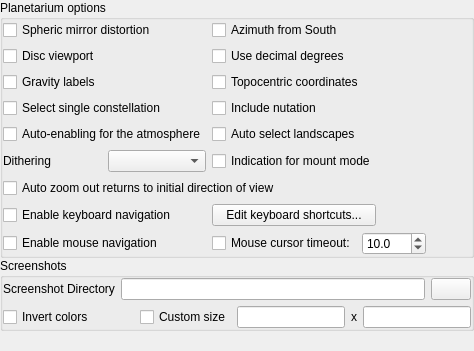
        <widget class="QWidget" name="page_Tools">
         <layout class="QVBoxLayout" name="verticalLayout_5">
          <property name="spacing">
           <number>0</number>
          </property>
          <property name="leftMargin">
           <number>0</number>
          </property>
          <property name="topMargin">
           <number>0</number>
          </property>
          <property name="rightMargin">
           <number>0</number>
          </property>
          <property name="bottomMargin">
           <number>0</number>
          </property>
          <item>
           <widget class="QGroupBox" name="planetarium_groupBox">
            <property name="sizePolicy">
             <sizepolicy hsizetype="Preferred" vsizetype="Expanding">
              <horstretch>0</horstretch>
              <verstretch>0</verstretch>
             </sizepolicy>
            </property>
            <property name="title">
             <string>Planetarium options</string>
            </property>
            <layout class="QGridLayout" name="gridLayoutOptions">
             <property name="leftMargin">
              <number>0</number>
             </property>
             <property name="topMargin">
              <number>0</number>
             </property>
             <property name="rightMargin">
              <number>0</number>
             </property>
             <property name="bottomMargin">
              <number>0</number>
             </property>
             <item row="2" column="0">
              <widget class="QCheckBox" name="gravityLabelCheckbox">
               <property name="toolTip">
                <string>Align labels with the screen center</string>
               </property>
               <property name="text">
                <string>Gravity labels</string>
               </property>
              </widget>
             </item>
             <item row="11" column="0">
              <layout class="QHBoxLayout" name="horizontalLayout_10">
               <item>
                <widget class="QLabel" name="dithering_label">
                 <property name="text">
                  <string>Dithering</string>
                 </property>
                </widget>
               </item>
               <item>
                <widget class="QComboBox" name="ditheringComboBox"/>
               </item>
              </layout>
             </item>
             <item row="0" column="0">
              <widget class="QCheckBox" name="sphericMirrorCheckbox">
               <property name="toolTip">
                <string>Spheric mirror distortion is used when projecting Stellarium onto a spheric mirror for low-cost planetarium systems.</string>
               </property>
               <property name="text">
                <string>Spheric mirror distortion</string>
               </property>
               <property name="checkable">
                <bool>true</bool>
               </property>
              </widget>
             </item>
             <item row="2" column="1">
              <widget class="QCheckBox" name="topocentricCheckBox">
               <property name="toolTip">
                <string>Activate to view as seen from surface of the planet (recommended). If switched off, display planetocentric view.</string>
               </property>
               <property name="text">
                <string>Topocentric coordinates</string>
               </property>
              </widget>
             </item>
             <item row="3" column="0">
              <widget class="QCheckBox" name="selectSingleConstellationButton">
               <property name="toolTip">
                <string>Hide other constellations when you click one</string>
               </property>
               <property name="statusTip">
                <string>Hide other constellations when you click one</string>
               </property>
               <property name="text">
                <string>Select single constellation</string>
               </property>
              </widget>
             </item>
             <item row="3" column="1">
              <widget class="QCheckBox" name="nutationCheckBox">
               <property name="toolTip">
                <string>Nutation is a small wobble of Earth's axis, amounting to a few arcseconds.</string>
               </property>
               <property name="text">
                <string>Include nutation</string>
               </property>
              </widget>
             </item>
             <item row="14" column="0">
              <widget class="QCheckBox" name="enableMouseNavigationCheckBox">
               <property name="toolTip">
                <string>Allow mouse to pan (drag) and zoom (mousewheel)</string>
               </property>
               <property name="text">
                <string>Enable mouse navigation</string>
               </property>
              </widget>
             </item>
             <item row="12" column="0" colspan="2">
              <widget class="QCheckBox" name="autoZoomResetsDirectionCheckbox">
               <property name="toolTip">
                <string>When enabled, the &quot;auto zoom out&quot; key will also set the initial viewing direction</string>
               </property>
               <property name="text">
                <string>Auto zoom out returns to initial direction of view</string>
               </property>
              </widget>
             </item>
             <item row="1" column="0">
              <widget class="QCheckBox" name="diskViewportCheckbox">
               <property name="toolTip">
                <string>Mask out everything outside a central circle in the main view</string>
               </property>
               <property name="text">
                <string>Disc viewport</string>
               </property>
              </widget>
             </item>
             <item row="8" column="0">
              <widget class="QCheckBox" name="autoEnableAtmosphereCheckBox">
               <property name="toolTip">
                <string>Auto-enable atmosphere when selecting a celestial body in the location window.</string>
               </property>
               <property name="text">
                <string>Auto-enabling for the atmosphere</string>
               </property>
              </widget>
             </item>
             <item row="13" column="1">
              <widget class="QPushButton" name="editShortcutsPushButton">
               <property name="text">
                <string>Edit keyboard shortcuts...</string>
               </property>
              </widget>
             </item>
             <item row="11" column="1">
              <widget class="QCheckBox" name="indicationMountModeCheckBox">
               <property name="toolTip">
                <string>Flash a short message when toggling mount mode.</string>
               </property>
               <property name="text">
                <string>Indication for mount mode</string>
               </property>
              </widget>
             </item>
             <item row="1" column="1">
              <widget class="QCheckBox" name="decimalDegreeCheckBox">
               <property name="toolTip">
                <string>Use decimal degrees for coordinates</string>
               </property>
               <property name="text">
                <string>Use decimal degrees</string>
               </property>
              </widget>
             </item>
             <item row="0" column="1">
              <widget class="QCheckBox" name="azimuthFromSouthcheckBox">
               <property name="toolTip">
                <string>Activate this option to calculate azimuth from south towards west.</string>
               </property>
               <property name="text">
                <string>Azimuth from South</string>
               </property>
              </widget>
             </item>
             <item row="8" column="1">
              <widget class="QCheckBox" name="autoChangeLandscapesCheckBox">
               <property name="toolTip">
                <string>Automatic change of landscape when planet is changed</string>
               </property>
               <property name="text">
                <string>Auto select landscapes</string>
               </property>
              </widget>
             </item>
             <item row="13" column="0">
              <widget class="QCheckBox" name="enableKeysNavigationCheckBox">
               <property name="toolTip">
                <string>Allow keyboard to pan and zoom</string>
               </property>
               <property name="text">
                <string>Enable keyboard navigation</string>
               </property>
              </widget>
             </item>
             <item row="13" column="2">
              <spacer name="horizontalSpacer_7">
               <property name="orientation">
                <enum>Qt::Horizontal</enum>
               </property>
               <property name="sizeHint" stdset="0">
                <size>
                 <width>40</width>
                 <height>20</height>
                </size>
               </property>
              </spacer>
             </item>
             <item row="14" column="1" colspan="2">
              <layout class="QHBoxLayout" name="_8">
               <item>
                <widget class="QCheckBox" name="mouseTimeoutCheckbox">
                 <property name="toolTip">
                  <string>Hides the mouse cursor when inactive</string>
                 </property>
                 <property name="text">
                  <string>Mouse cursor timeout:</string>
                 </property>
                </widget>
               </item>
               <item>
                <widget class="QDoubleSpinBox" name="mouseTimeoutSpinBox">
                 <property name="toolTip">
                  <string>seconds</string>
                 </property>
                 <property name="decimals">
                  <number>1</number>
                 </property>
                 <property name="minimum">
                  <double>0.000000000000000</double>
                 </property>
                 <property name="maximum">
                  <double>3600.000000000000000</double>
                 </property>
                 <property name="value">
                  <double>10.000000000000000</double>
                 </property>
                </widget>
               </item>
               <item>
                <spacer name="horizontalSpacer">
                 <property name="orientation">
                  <enum>Qt::Horizontal</enum>
                 </property>
                 <property name="sizeHint" stdset="0">
                  <size>
                   <width>40</width>
                   <height>20</height>
                  </size>
                 </property>
                </spacer>
               </item>
              </layout>
             </item>
            </layout>
           </widget>
          </item>
          <item>
           <widget class="QGroupBox" name="groupBox_Screenshots">
            <property name="title">
             <string>Screenshots</string>
            </property>
            <layout class="QVBoxLayout" name="verticalLayout_3">
             <property name="leftMargin">
              <number>0</number>
             </property>
             <property name="topMargin">
              <number>0</number>
             </property>
             <property name="rightMargin">
              <number>0</number>
             </property>
             <property name="bottomMargin">
              <number>0</number>
             </property>
             <item>
              <layout class="QHBoxLayout" name="horizontalLayout_5">
               <item>
                <widget class="QLabel" name="label">
                 <property name="text">
                  <string>Screenshot Directory</string>
                 </property>
                </widget>
               </item>
               <item>
                <widget class="QLineEdit" name="screenshotDirEdit"/>
               </item>
               <item>
                <widget class="QPushButton" name="screenshotBrowseButton">
                 <property name="sizePolicy">
                  <sizepolicy hsizetype="Fixed" vsizetype="Fixed">
                   <horstretch>0</horstretch>
                   <verstretch>0</verstretch>
                  </sizepolicy>
                 </property>
                 <property name="text">
                  <string/>
                 </property>
                </widget>
               </item>
              </layout>
             </item>
             <item>
              <layout class="QHBoxLayout" name="horizontalLayout_ScreenshotCustom">
               <property name="topMargin">
                <number>0</number>
               </property>
               <item>
                <widget class="QCheckBox" name="invertScreenShotColorsCheckBox">
                 <property name="sizePolicy">
                  <sizepolicy hsizetype="Fixed" vsizetype="Fixed">
                   <horstretch>0</horstretch>
                   <verstretch>0</verstretch>
                  </sizepolicy>
                 </property>
                 <property name="text">
                  <string>Invert colors</string>
                 </property>
                </widget>
               </item>
               <item>
                <spacer name="horizontalSpacer_screenshots">
                 <property name="orientation">
                  <enum>Qt::Horizontal</enum>
                 </property>
                 <property name="sizeHint" stdset="0">
                  <size>
                   <width>40</width>
                   <height>20</height>
                  </size>
                 </property>
                </spacer>
               </item>
               <item>
                <widget class="QCheckBox" name="useCustomScreenshotSizeCheckBox">
                 <property name="sizePolicy">
                  <sizepolicy hsizetype="Fixed" vsizetype="Fixed">
                   <horstretch>0</horstretch>
                   <verstretch>0</verstretch>
                  </sizepolicy>
                 </property>
                 <property name="text">
                  <string>Custom size</string>
                 </property>
                </widget>
               </item>
               <item>
                <widget class="QLineEdit" name="customScreenshotWidthLineEdit">
                 <property name="sizePolicy">
                  <sizepolicy hsizetype="Maximum" vsizetype="Fixed">
                   <horstretch>0</horstretch>
                   <verstretch>0</verstretch>
                  </sizepolicy>
                 </property>
                </widget>
               </item>
               <item>
                <widget class="QLabel" name="label_times">
                 <property name="sizePolicy">
                  <sizepolicy hsizetype="Fixed" vsizetype="Preferred">
                   <horstretch>0</horstretch>
                   <verstretch>0</verstretch>
                  </sizepolicy>
                 </property>
                 <property name="toolTip">
                  <string notr="true"/>
                 </property>
                 <property name="text">
                  <string notr="true">x</string>
                 </property>
                </widget>
               </item>
               <item>
                <widget class="QLineEdit" name="customScreenshotHeightLineEdit">
                 <property name="sizePolicy">
                  <sizepolicy hsizetype="Maximum" vsizetype="Fixed">
                   <horstretch>0</horstretch>
                   <verstretch>0</verstretch>
                  </sizepolicy>
                 </property>
                </widget>
               </item>
              </layout>
             </item>
            </layout>
           </widget>
          </item>
          <item>
           <spacer name="verticalSpacer_2">
            <property name="orientation">
             <enum>Qt::Vertical</enum>
            </property>
            <property name="sizeHint" stdset="0">
             <size>
              <width>20</width>
              <height>20</height>
             </size>
            </property>
           </spacer>
          </item>
         </layout>
        </widget>
